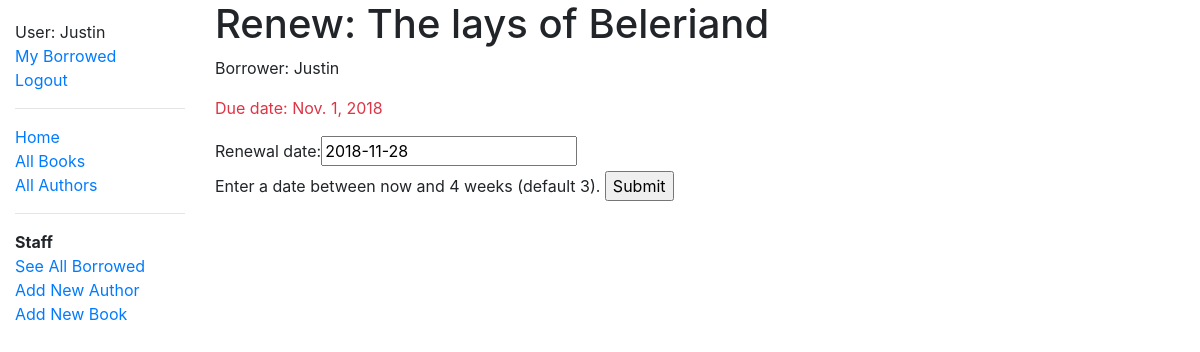
/catalog/book/95eac73e-9495-4d17-9459-4998857a6b16/renew/ (signed in), run on an earlier commit of the app's database.
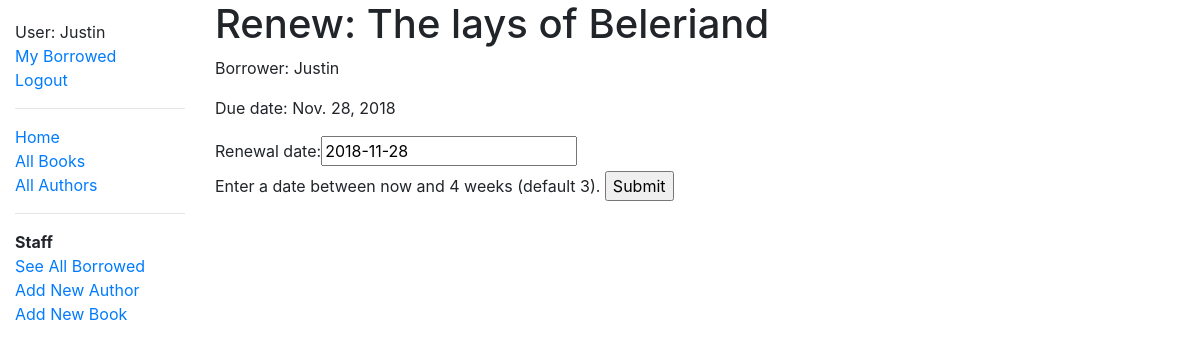
And on a later commit of the database.
### catalog/models.py (models this page shows, shortened)
class BookInstance(models.Model):
	id = models.UUIDField(primary_key=True, default = uuid.uuid4, help_text='Unique ID for this particular book across whole library')
	book = models.ForeignKey('Book', on_delete=models.SET_NULL, null=True)
	imprint = models.CharField(max_length=200)
	due_back = models.DateField(null=True, blank=True)
	LOAN_STATUS = (
		('m', 'Maintenance'),
		('o', 'On loan'),
		('a', 'Available'),
		('r', 'Reserved'),
	)
	status = models.CharField(
		max_length=1,
		choices=LOAN_STATUS,
		blank=True,
		default='m',
		help_text='Book availability',
	)
	borrower = models.ForeignKey(User, on_delete=models.SET_NULL, null=True, blank=True)
	@property
	def is_overdue(self):
		if self.due_back and date.today() > self.due_back:
			return True
		return False
	class Meta:
		ordering = ['due_back']
		permissions = (("can_mark_returned", "Set book as returned"),)

class Book(models.Model):
	title = models.CharField(max_length=200)
	author = models.ForeignKey('Author', on_delete=models.SET_NULL, null=True)
	summary = models.TextField(max_length=1000, help_text='Enter a brief description of the book')
	isbn = models.CharField('ISBN', max_length=13, help_text='13 Character <a href="https://www.isbn-international.org/content/what-isbn">ISBN number</a>')
	genre = models.ManyToManyField(Genre, help_text='Select a genre for this book.')
	language = models.ForeignKey(Language, on_delete=models.SET_NULL, null=True, help_text="Select the language the book is written in" )
	def display_genre(self):
		"""Create a string for the Genre. This is required to display genre in Admin."""
		return ', ' .join(genre.name for genre in self.genre.all()[:3])
	display_genre.short_description = 'Genre'

### catalog/views.py (the view)
# urls.py: path('book/<uuid:pk>/renew/', views.renew_book_librarian, name='renew-book-librarian'),
@permission_required('catalog.can_mark_returned')
def renew_book_librarian(request, pk):
    book_instance = get_object_or_404(BookInstance, pk=pk)
    if request.method == 'POST':
        book_renewal_form = RenewBookForm(request.POST)
        if book_renewal_form.is_valid():
            book_instance.due_back = book_renewal_form.cleaned_data['renewal_date']
            book_instance.save()
            return HttpResponseRedirect(reverse('all-borrowed') )
    else:
        proposed_renewal_date = datetime.date.today() + datetime.timedelta(weeks=3)
        book_renewal_form = RenewBookForm(initial={'renewal_date': proposed_renewal_date})
    context = {
        'form': book_renewal_form,
        'book_instance': book_instance,
    }
    return render(request, 'catalog/book_renew_librarian.html', context)

### catalog/forms.py (shortened to what this page needs)
class RenewBookForm(forms.Form):
    renewal_date = forms.DateField(help_text="Enter a date between now and 4 weeks (default 3).")

### catalog/templates/catalog/book_renew_librarian.html (shortened to what this page needs)
{% extends "base_generic.html" %}
{% block content %}
  <h1>Renew: {{ book_instance.book.title }}</h1>
  <p>Borrower: {{ book_instance.borrower }}</p>
  <p{% if book_instance.is_overdue %} class="text-danger"{% endif %}>Due date: {{ book_instance.due_back }}</p>
  <form action="" method="post">
    {{ form.as_table }}
    <input type="submit" value="Submit">
  </form>
{% endblock %}

What changed in the data, as far as the page shows it:
changed BookInstance "The lays of Beleriand": due_back "Nov. 1, 2018" → "Nov. 28, 2018"
